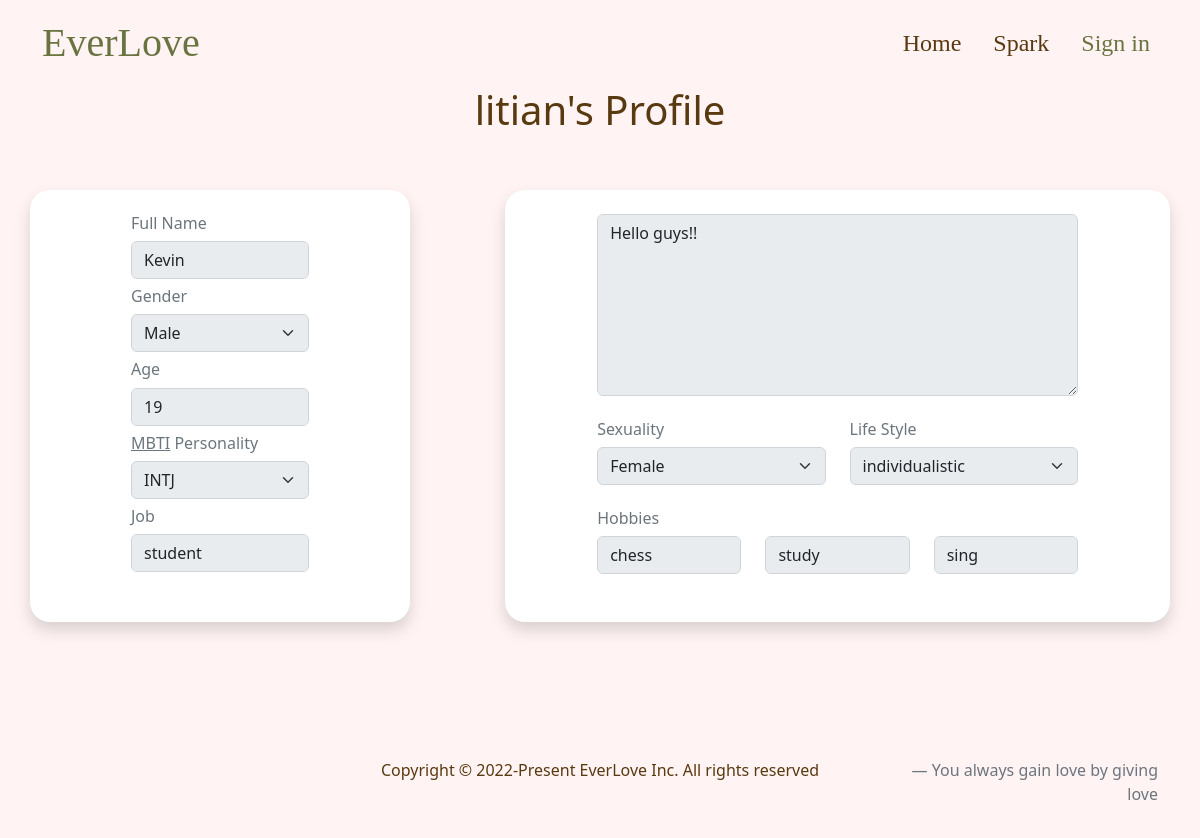
Screenshot of /profile/litian with the database file from the repository.
### web/models.py (models this page shows, shortened)
class User(AbstractUser):
    fullname = models.CharField(max_length=64, default='')
    gender = models.CharField(max_length=32,
                              choices=GENDER_CHOICES,
                              default='NA')
    age = models.IntegerField(blank=True, null=True)
    personality = models.CharField(max_length=4,
                                   choices=PERSONALITY_CHOICES,
                                   default='NA')
    job = models.ForeignKey(Job,
                            on_delete=models.SET_NULL,
                            blank=True,
                            null=True,
                            related_name="people")
    description = models.TextField(blank=True, null=True)
    sexuality = models.CharField(max_length=32,
                                 choices=GENDER_CHOICES,
                                 default='NA')
    lifestyle = models.CharField(max_length=3,
                                 choices=LIFE_STYLE_CHOICES,
                                 default='NA')

class Job(models.Model):
    name = models.CharField(max_length=64)

class Hobby(models.Model):
    name = models.CharField(max_length=64)
    def __str__(self):
        return f"{self.name}"

### web/views.py (the view, shortened to what this page needs)
# urls.py: path('profile/<str:username>', views.profile, name="profile"),
@csrf_exempt
def profile(request, username):
    if request.method == "GET":
        usr = User.objects.get(username=username)
        hobbies = [usr_hobby.hobby for usr_hobby in usr.hobbies.all()]
        hobby1 = (hobbies[0] if len(hobbies) >= 1 else None)
        hobby2 = (hobbies[1] if len(hobbies) >= 2 else None)
        hobby3 = (hobbies[2] if len(hobbies) == 3 else None)
        return render(
            request, "web/profile.html", {
                "usr": usr,
                "hobby1": hobby1,
                "hobby2": hobby2,
                "hobby3": hobby3,
                "personalities": PERSONALITY_CHOICES,
                "genders": GENDER_CHOICES,
                "lifestyles": LIFE_STYLE_CHOICES
            })

### web/templates/web/profile.html (shortened to what this page needs)
{% extends 'web/layout.html' %}
{% load static %}
{% block body %}
<section id="profile">
    <div class="container">
        <div class="text-center">
            <h1>{{ usr.username }}'s Profile</h1>
        </div>
        <form id="profile-form">
            <div class="row py-5 gy-4 text-center">
                <div class="col-10 offset-1 col-md-4 offset-md-0 bg-white shadow text-center py-4 rounded-custom">
                    <div class="text-start w-50 m-auto">
                        <h6 class="text-secondary">Full Name</h6>
                        <input class="form-control mb-2 bg-lighter-secondary" name="fullname"
                            value="{{ usr.fullname }}" />
                        <h6 class="text-secondary">Gender</h6>
                        <select class="form-select mb-2 bg-lighter-secondary" name="gender">
                            {% for gender_notation, gender in genders %}
                            {% if gender_notation == usr.gender %}
                            <option selected value="{{ gender_notation }}">{{ gender }}</option>
                            {% else %}
                            <option value="{{ gender_notation }}">{{ gender }}</option>
                            {% endif %}
                            {% endfor %}
                        </select>
                        <h6 class="text-secondary">Age</h6>
                        {% if usr.age %}
                        <input class="form-control mb-2 bg-lighter-secondary" name="age" value="{{ usr.age }}" />
                        {% else %}
                        <input class="form-control mb-2 bg-lighter-secondary" name="age" />
                        {% endif %}
                        <h6 class="text-secondary">
                            <a class="text-secondary" href="https://www.16personalities.com/personality-types">MBTI</a>
                            Personality
                        </h6>
                        <select class="form-select mb-2 bg-lighter-secondary" name="mbti">
                            {% for personality_notation, personality in personalities %}
                            {% if personality_notation == usr.personality %}
                            <option selected value="{{ personality_notation }}">{{ personality }}</option>
                            {% else %}
                            <option value="{{ personality_notation }}">{{ personality }}</option>
                            {% endif %}
                            {% endfor %}
                        </select>
                        <h6 class="text-secondary">Job</h6>
                        {% if usr.job %}
                        <input class="form-control mb-2 bg-lighter-secondary" name="job" value="{{ usr.job.name }}" />
                        {% else %}
                        <input class="form-control mb-2 bg-lighter-secondary" name="job" />
                        {% endif %}
                    </div>
                </div>
                <div class="col-10 offset-1 col-md-7 offset-md-1 bg-white shadow text-center py-4 rounded-custom">
                    <div class="text-start w-75 m-auto">
                        {% if usr.description %}
                        <textarea class="form-control mb-4 bg-lighter-secondary" name="description"
                            placeholder="Introduce yourself, what do you like, what kind of person you are looking for, and your contact information"
                            rows="7">{{ usr.description }}</textarea>
                        {% else %}
                        <textarea class="form-control mb-4 bg-lighter-secondary" name="description"
                            placeholder="Introduce yourself!" rows="7"></textarea>
                        {% endif %}
                        <div class="row">
                            <div class="col-md-6">
                                <h6 class="text-secondary">Sexuality</h6>
                                <select name="sexuality" class="form-select mb-4 bg-lighter-secondary">
                                    {% for gender_notation, gender in genders %}
                                    {% if gender_notation == usr.sexuality %}
                                    <option selected value="{{ gender_notation }}">{{ gender }}</option>
                                    {% else %}
                                    <option value="{{ gender_notation }}">{{ gender }}</option>
                                    {% endif %}
                                    {% endfor %}
                                </select>
                            </div>
                            <div class="col-md-6">
                                <h6 class="text-secondary">Life Style</h6>
                                <select name="lifestyle" class="form-select mb-4 bg-lighter-secondary">
                                    {% for life_notation, life in lifestyles %}
                                    {% if life_notation == usr.lifestyle %}
                                    <option selected value="{{ life_notation }}">{{ life }}</option>
                                    {% else %}
                                    <option value="{{ life_notation }}">{{ life }}</option>
                                    {% endif %}
                                    {% endfor %}
                                </select>
                            </div>
                        </div>
                        <div class="row">
                            <h6 class="text-secondary">Hobbies</h6>
                            {% if hobby1 is not None %}
                            <div class="col-md-4">
                                <input type="text" name="hobby1" class="form-control mb-4 bg-lighter-secondary"
                                    value="{{ hobby1 }}" />
                            </div>
                            {% else %}
                            <div class="col-md-4">
                                <input type="text" name="hobby1" class="form-control mb-4 bg-lighter-secondary" />
                            </div>
                            {% endif %}
                            {% if hobby2 is not None %}
                            <div class="col-md-4">
                                <input type="text" name="hobby2" class="form-control mb-4 bg-lighter-secondary"
                                    value="{{ hobby2 }}" />
                            </div>
                            {% else %}
                            <div class="col-md-4">
                                <input type="text" name="hobby2" class="form-control mb-4 bg-lighter-secondary" />
                            </div>
                            {% endif %}
                            {% if hobby3 is not None %}
                            <div class="col-md-4">
                                <input type="text" name="hobby3" class="form-control mb-4 bg-lighter-secondary"
                                    value="{{ hobby3 }}" />
                            </div>
                            {% else %}
                            <div class="col-md-4">
                                <input type="text" name="hobby3" class="form-control mb-4 bg-lighter-secondary" />
                            </div>
                            {% endif %}
                        </div>
                    </div>
                </div>
            </div>
            {% if user.is_authenticated and user.username == usr.username%}
            <div class="text-center text-md-end pb-3">
                <button type="button" class="btn btn-warning btn-lg" id="update">Update</button>
            </div>
            {% else %}
            <div class="pb-4"></div>
            <div class="pb-5"></div>
            {% endif %}
        </form>
    </div>
</section>
{% endblock %}

### web/static/web/styles.css (style rules this page uses)
* { box-sizing: border-box; padding: 0; margin: 0; font-family: system-ui, -apple-system, sans-serif, Helvetica, Arial; }
h1, h2, h3, p { color: #59390F; }
.rounded-custom { border-radius: 20px; }
#profile { background-color: #fff3f3; }
.bg-lighter-secondary { background-color: #F0F0F0; }

### rows the page displays
User: username "litian", fullname "Kevin", gender "Male", age "19", mbti "INTJ", job "student", description "Hello guys!!", sexuality "Female", lifestyle "individualistic"
Hobby: hobby1 "chess"
Hobby: hobby2 "study"
Hobby: hobby3 "sing"
